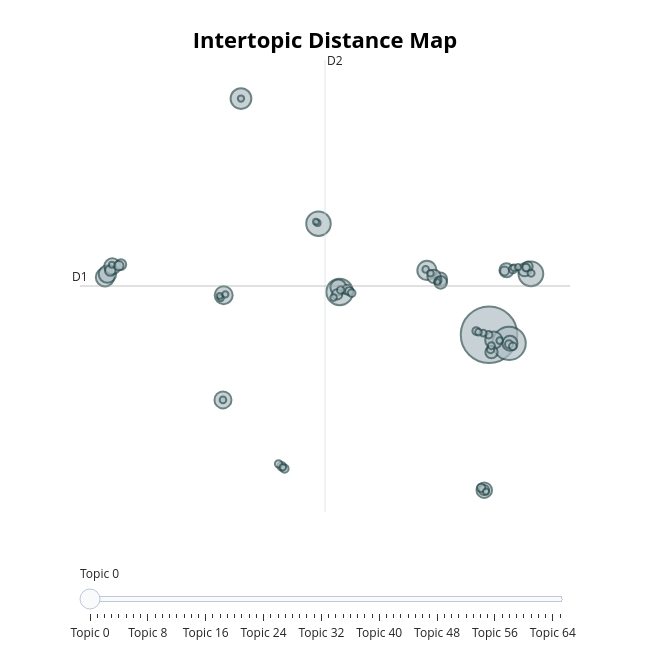

Notebook source saved alongside this figure:
### Markdown cell above
# Intertopic Distance Map

### Code cell
# Intertopic Distance Map
bertopic_model.visualize_topics()
